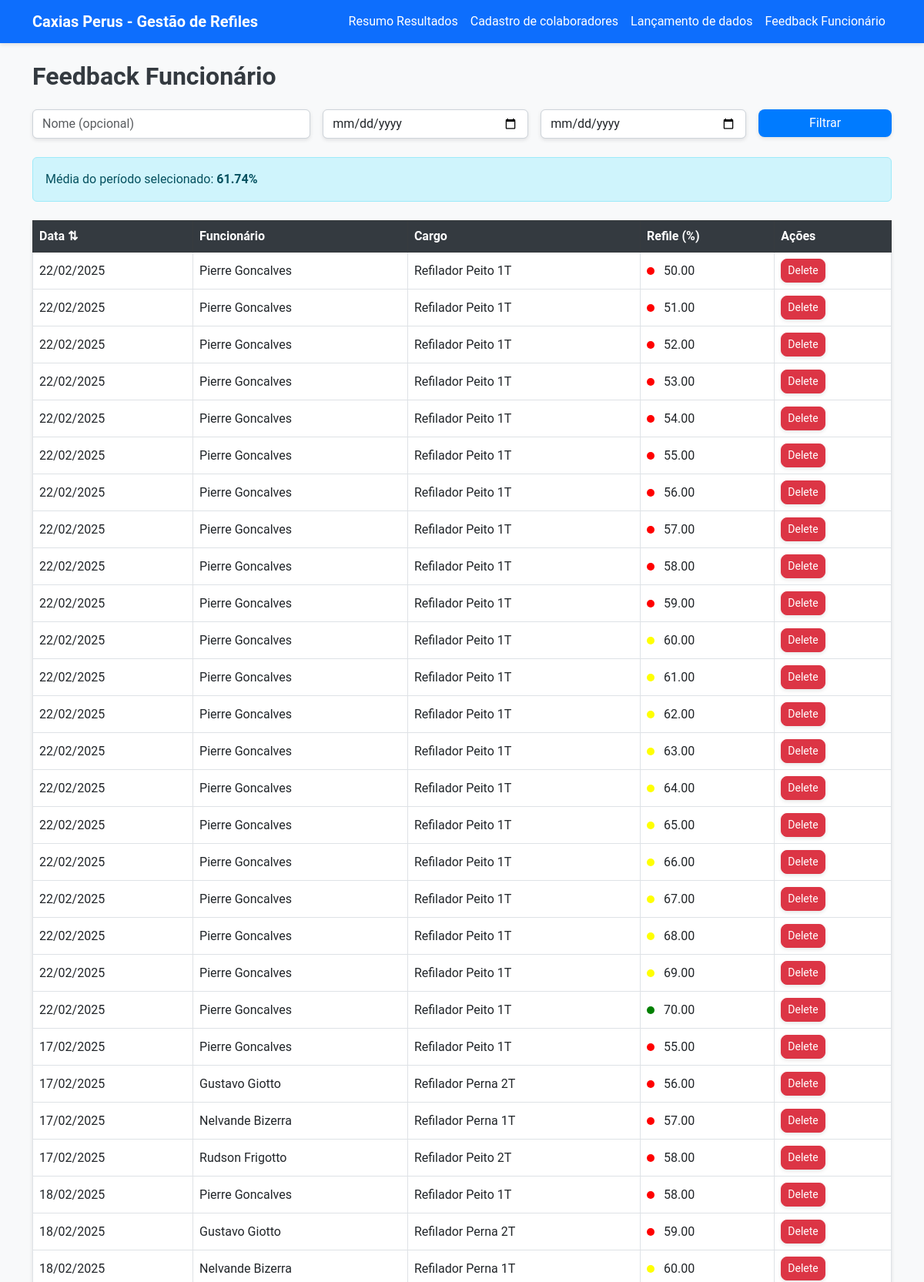
/feedback (signed in, upper part), run on the app's committed database.
### app/models.py (models this page shows)
class Importacao(db.Model):
    id = db.Column(db.Integer, primary_key=True)
    data = db.Column(db.Date, nullable=False)
    funcionario_id = db.Column(db.Integer, db.ForeignKey('colaborador.id'), nullable=False)
    refile = db.Column(db.Float, nullable=False)

class Colaborador(db.Model):
    id = db.Column(db.Integer, primary_key=True)
    nome = db.Column(db.String(100), nullable=False)
    cargo = db.Column(db.String(100), nullable=False)
    importacoes = db.relationship('Importacao', backref='colaborador', cascade='all, delete-orphan')

### app/routes.py (the view)
@main.route('/feedback', methods=['GET'])
def feedback_funcionario():
    nome = request.args.get('nome', '').strip()
    data_inicial = request.args.get('data_inicial')
    data_final = request.args.get('data_final')
    query = Importacao.query.join(Colaborador).add_columns(
        Importacao.id,
        Colaborador.nome,
        Colaborador.cargo,
        Importacao.data,
        Importacao.refile
    )
    if nome:
        query = query.filter(Colaborador.nome.ilike(f"%{nome}%"))
    if data_inicial:
        query = query.filter(Importacao.data >= datetime.datetime.strptime(data_inicial, '%Y-%m-%d').date())
    if data_final:
        query = query.filter(Importacao.data <= datetime.datetime.strptime(data_final, '%Y-%m-%d').date())
    resultados = query.all()
    if 'user_id' not in session:
        return redirect(url_for('auth.login'))
    media = sum(r.refile for r in resultados) / len(resultados) if resultados else None
    return render_template(
        'feedback.html',
        resultados=resultados,
        media=media
    )

### app/templates/feedback.html (shortened to what this page needs)
{% extends 'base.html' %}
{% block content %}
<h2 class="mb-4">Feedback Funcionário</h2>
<form method="GET" class="row g-3 mb-4">
    <div class="col-md-4">
        <input type="text" name="nome" class="form-control" placeholder="Nome (opcional)" value="{{ request.args.get('nome', '') }}">
    </div>
    <div class="col-md-3">
        <input type="date" name="data_inicial" class="form-control" value="{{ request.args.get('data_inicial', '') }}">
    </div>
    <div class="col-md-3">
        <input type="date" name="data_final" class="form-control" value="{{ request.args.get('data_final', '') }}">
    </div>
    <div class="col-md-2">
        <button type="submit" class="btn btn-primary w-100">Filtrar</button>
    </div>
</form>
{% if media is not none %}
<p class="alert alert-info">Média do período selecionado: <strong>{{ "%.2f" | format(media) }}%</strong></p>
{% else %}
<p class="alert alert-warning">Nenhum dado encontrado para o período selecionado.</p>
{% endif %}
<table class="table table-bordered mt-4" id="feedbackTable">
    <thead class="table-dark">
        <tr>
            <th onclick="sortTableByDate(0)" style="cursor: pointer;">
                Data &#x21C5;
            </th>
            <th>Funcionário</th>
            <th>Cargo</th>
            <th>Refile (%)</th>
            <th>Ações</th>
        </tr>
    </thead>
    <tbody>
        {% for resultado in resultados %}
        <tr>
            <td>{{ resultado.data.strftime('%d/%m/%Y') }}</td>
            <td>{{ resultado.nome }}</td>
            <td>{{ resultado.cargo }}</td>
            <td>
                <span style="height: 10px; width: 10px; display: inline-block; border-radius: 50%; margin-right: 8px; background-color:
                    {% if resultado.refile >= 70 %} green
                    {% elif 60 <= resultado.refile < 70 %} yellow
                    {% else %} red {% endif %};">
                </span>
                {{ "%.2f" | format(resultado.refile) }}
            </td>
            <td>
                <form method="POST" action="{{ url_for('main.delete_result', id=resultado.id) }}" onsubmit="return confirm('Vai deletar mesmo?');">
                    <button type="submit" class="btn btn-danger btn-sm">Delete</button>
                </form>
            </td>
        </tr>
        {% endfor %}
    </tbody>
</table>
{% endblock %}

### app/static/styles.css (style rules this page uses)
body { background-color: #f8f9fa; font-family: 'Roboto', sans-serif; color: #343a40; }
.card, .form-control, .btn, .table { border-radius: 8px; box-shadow: 0 2px 5px rgba(0,0,0,0.1); }
.btn-primary { background-color: #007bff; border: none; transition: background-color 0.3s ease, transform 0.2s ease; }
.table th { background-color: #343a40; color: #fff; }
.table td, .table th { vertical-align: middle; }
input[type="date"], input[type="number"], select, .form-control { border-radius: 6px; border: 1px solid #ced4da; transition: border-color 0.3s ease; }
.btn, .form-control, .nav-link { transition: all 0.3s ease; }
.mb-4 { margin-bottom: 1.5rem !important; }
h2, h3 { color: #343a40; font-weight: bold; }

### data on the page
Importacao: data "22/02/2025", nome "Pierre Goncalves", cargo "Refilador Peito 1T", refile "50.00"
Importacao: data "22/02/2025", nome "Pierre Goncalves", cargo "Refilador Peito 1T", refile "51.00"
Importacao: data "22/02/2025", nome "Pierre Goncalves", cargo "Refilador Peito 1T", refile "52.00"
Importacao: data "22/02/2025", nome "Pierre Goncalves", cargo "Refilador Peito 1T", refile "53.00"
Importacao: data "22/02/2025", nome "Pierre Goncalves", cargo "Refilador Peito 1T", refile "54.00"
Importacao: data "22/02/2025", nome "Pierre Goncalves", cargo "Refilador Peito 1T", refile "55.00"
Importacao: data "22/02/2025", nome "Pierre Goncalves", cargo "Refilador Peito 1T", refile "56.00"
Importacao: data "22/02/2025", nome "Pierre Goncalves", cargo "Refilador Peito 1T", refile "57.00"
Importacao: data "22/02/2025", nome "Pierre Goncalves", cargo "Refilador Peito 1T", refile "58.00"
Importacao: data "22/02/2025", nome "Pierre Goncalves", cargo "Refilador Peito 1T", refile "59.00"
Importacao: data "22/02/2025", nome "Pierre Goncalves", cargo "Refilador Peito 1T", refile "60.00"
Importacao: data "22/02/2025", nome "Pierre Goncalves", cargo "Refilador Peito 1T", refile "61.00"
Importacao: data "22/02/2025", nome "Pierre Goncalves", cargo "Refilador Peito 1T", refile "62.00"
Importacao: data "22/02/2025", nome "Pierre Goncalves", cargo "Refilador Peito 1T", refile "63.00"
Importacao: data "22/02/2025", nome "Pierre Goncalves", cargo "Refilador Peito 1T", refile "64.00"
Importacao: data "22/02/2025", nome "Pierre Goncalves", cargo "Refilador Peito 1T", refile "65.00"
Importacao: data "22/02/2025", nome "Pierre Goncalves", cargo "Refilador Peito 1T", refile "66.00"
Importacao: data "22/02/2025", nome "Pierre Goncalves", cargo "Refilador Peito 1T", refile "67.00"
Importacao: data "22/02/2025", nome "Pierre Goncalves", cargo "Refilador Peito 1T", refile "68.00"
Importacao: data "22/02/2025", nome "Pierre Goncalves", cargo "Refilador Peito 1T", refile "69.00"
Importacao: data "22/02/2025", nome "Pierre Goncalves", cargo "Refilador Peito 1T", refile "70.00"
Importacao: data "17/02/2025", nome "Pierre Goncalves", cargo "Refilador Peito 1T", refile "55.00"
Importacao: data "17/02/2025", nome "Gustavo Giotto", cargo "Refilador Perna 2T", refile "56.00"
Importacao: data "17/02/2025", nome "Nelvande Bizerra", cargo "Refilador Perna 1T", refile "57.00"
Importacao: data "17/02/2025", nome "Rudson Frigotto", cargo "Refilador Peito 2T", refile "58.00"
Importacao: data "18/02/2025", nome "Pierre Goncalves", cargo "Refilador Peito 1T", refile "58.00"
Importacao: data "18/02/2025", nome "Gustavo Giotto", cargo "Refilador Perna 2T", refile "59.00"
Importacao: data "18/02/2025", nome "Nelvande Bizerra", cargo "Refilador Perna 1T", refile "60.00"

### other printed values
{{ "%.2f" | format(media) }} "61.74"
